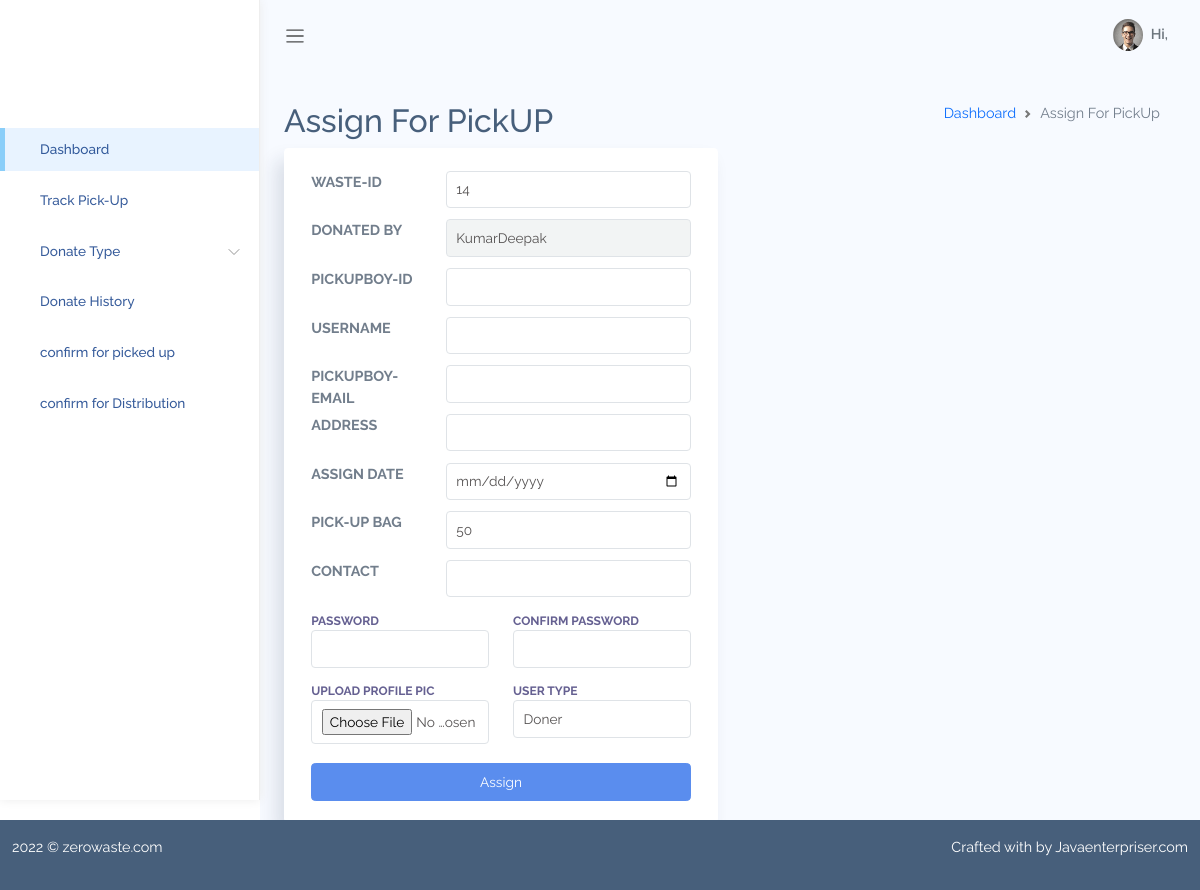
The page /assignpickup/14/ on the database its author committed.
### AdminApp/models.py (models this page shows, shortened)
class Wastage(models.Model):
    WASTE_TYPES = [
        ('Food', 'Food'),
        ('Cloth', 'Cloth'),
    ]
    STATUS_TYPES = [
        ('pending', 'pending'),
        ('approved', 'approved'),
        ('rejected','rejected'),
        ('Pickedup','Pickedup'),
        ('assignteam','assignteam'),
        ('donated','donated')
    ]
    donatedBy = models.ForeignKey(User, on_delete=models.SET_NULL, null=True)
    wasteType = models.CharField(
        max_length=10, choices=WASTE_TYPES, default='Food')
    statusType = models.CharField(
        max_length=10, choices=STATUS_TYPES, default='pending')
    description = models.TextField()
    quantity = models.PositiveIntegerField()
    pic1 = models.ImageField(blank=True, null=True)
    created_at = models.DateTimeField(auto_now_add=True)
    updated_at = models.DateTimeField(auto_now=True)

### AdminApp/views.py (the view, shortened to what this page needs)
# urls.py: path('assignpickup/<int:id>/',Assignpickupteam),
def Assignpickupteam(request,id):
    waste = Wastage.objects.get(id=id)
    return render(request,'assignforpickup.html',{'waste':waste})

### AdminApp/templates/assignforpickup.html (shortened to what this page needs)
{% extends 'adminBasic2.html' %}
{% block content %}
{% load static %}
<div class="main-content container-fluid">
    <div class="page-title">
        <div class="row">
            <div class="col-12 col-md-6 order-md-1 order-last">
                <h3>Assign For PickUP </h3>
            </div>
            <div class="col-12 col-md-6 order-md-2 order-first">
                <nav aria-label="breadcrumb" class='breadcrumb-header'>
                    <ol class="breadcrumb">
                        <li class="breadcrumb-item"><a href="index.html">Dashboard</a></li>
                        <li class="breadcrumb-item active" aria-current="page"></li>Assign For PickUp</li>
                    </ol>
                </nav>
            </div>
        </div>
    </div>
 <section id="basic-horizontal-layouts">
    <div class="row match-height">
        <div class="col-md-6 col-12">
        <div class="card">
            <div class="card-content">
            <div class="card-body">
            <form class="form form-horizontal" method="POST" action="/assignpickup/{{waste.id}}/" name="assignpick">
                <div class="form-body">
                        <div class="row">
                            <div class="col-md-4">
                                <label class="font-weight-bold">WASTE-ID</label>
                            </div>
                            <div class="col-md-8 form-group">
                                <input type="text" id="first-name" class="form-control" value={{waste.id}}>
                            </div>
                            <div class="col-md-4">
                                    <label class="font-weight-bold">DONATED BY</label>
                            </div>
                            <div class="col-md-8 form-group">
                                    <input type="text" id="first-name" class="form-control" value={{waste.donatedBy}} disabled>
                            </div>
                            <div class="col-md-4">
                                <label class="font-weight-bold">PICKUPBOY-ID</label>
                            </div>
                            <div class="col-md-8 form-group">
                                <input type="text" id="pickupBoyID" class="form-control" name='id'>
                            </div>
                            <div class="col-md-4">
                                <label class="font-weight-bold">USERNAME</label>
                            </div>
                            <div class="col-md-8 form-group">
                                    <input type="text" id="username" class="form-control" name='username'>
                            </div>
                            <div class="col-md-4">
                                <label class="font-weight-bold">PICKUPBOY-EMAIL</label>
                            </div>
                            <div class="col-md-8 form-group">
                                    <input type="email" id="email" class="form-control" name='mail'>
                            </div>
                            <div class="col-md-4">
                                <label class="font-weight-bold">ADDRESS</label>
                            </div>
                            <div class="col-md-8 form-group">
                                    <input type="text" id="address" class="form-control" name='address'>
                            </div>
                            <div class="col-md-4">
                                <label class="font-weight-bold">ASSIGN DATE</label>
                            </div>
                            <div class="col-md-8 form-group">
                                <input type="date" id="date" class="form-control" name="date" >
                            </div>
                            <div class="col-md-4">
                                <label class="font-weight-bold">PICK-UP BAG</label>
                            </div>
                            <div class="col-md-8 form-group">
                                <input type="number" id="quantity" class="form-control" name="quantity" value={{waste.quantity}}>
                            </div>
                            <div class="col-md-4">
                                <label for="exampleFormControlTextarea1" class="font-weight-bold">CONTACT</label>
                            </div>
                            <div class="col-md-8 form-group">
                                <input type='number' class="form-control " id="contact"  name='contact' >
                            </div>
                            <div class="col-md-6 col-12">
                                <div class="form-group">
                                <label for="company-column" class="font-weight-bold">Password</label>
                                <input
                                    type="password"
                                    id="password"
                                    class="form-control"
                                    name="pass1"
                                />
                            </div>
                        </div>
                        <div class="col-md-6 col-12">
                            <div class="form-group">
                            <label for="company-column" class="font-weight-bold">Confirm Password</label>
                            <input
                                type="password"
                                id="cpassword"
                                class="form-control"
                                name="pass2"
                            />
                            </div>
                            </div>
                            <div class="col-md-6 col-12">
                                <div class="form-group">
                                <label for="company-column" class="font-weight-bold">Upload Profile Pic</label>
                                <input
                                    type="file"
                                    id="company-column"
                                    class="form-control"
                                    name="pic"
                                />
                                </div>
                            </div>
                            <div class="col-md-6 col-12">
                                <div class="form-group">
                                <label for="username-column" class="font-weight-bold">User Type</label>
                                    <select id="username-column" class="form-control" name='userType'>
                                    <option value='Doner'>Doner</option>
                                    </select>
                                </div>
                            </div>
                            <div class="col-md-12 d-flex justify-content-end mt-2">
                                <input type="submit" class="btn btn-primary w-100" value='Assign'>
                            </div>
                        </div>
                    </div>
                </form>
            </div>
        </div>
    </div>
</div>
{% endblock %}

### AdminApp/static/adminstatic/assets/css/app.css (style rules this page uses)
* { font-family: "Raleway"; }
#main .main-content { padding: 2rem 1.5rem; }
#main .main-content .page-title h3 { font-size: 2rem; }
.breadcrumb-header .breadcrumb { justify-content: flex-end; }
a { text-decoration: none; outline: 0; }
.btn.btn-primary { color: #fff; }
.form-group { margin-bottom: 0.7rem; }
.form-group label { font-size: 0.755rem; text-transform: uppercase; color: rgba(35, 28, 99, 0.7); font-weight: 500; }
.card { box-shadow: -8px 12px 18px 0 rgba(25, 42, 70, 0.13); margin-bottom: 2.2rem; }
.card .card-content { position: relative; }
.card .card-body { padding: 1.4rem 1.7rem; }

### rows shown on the page
Wastage: id "14", donatedBy "KumarDeepak", quantity "50"
